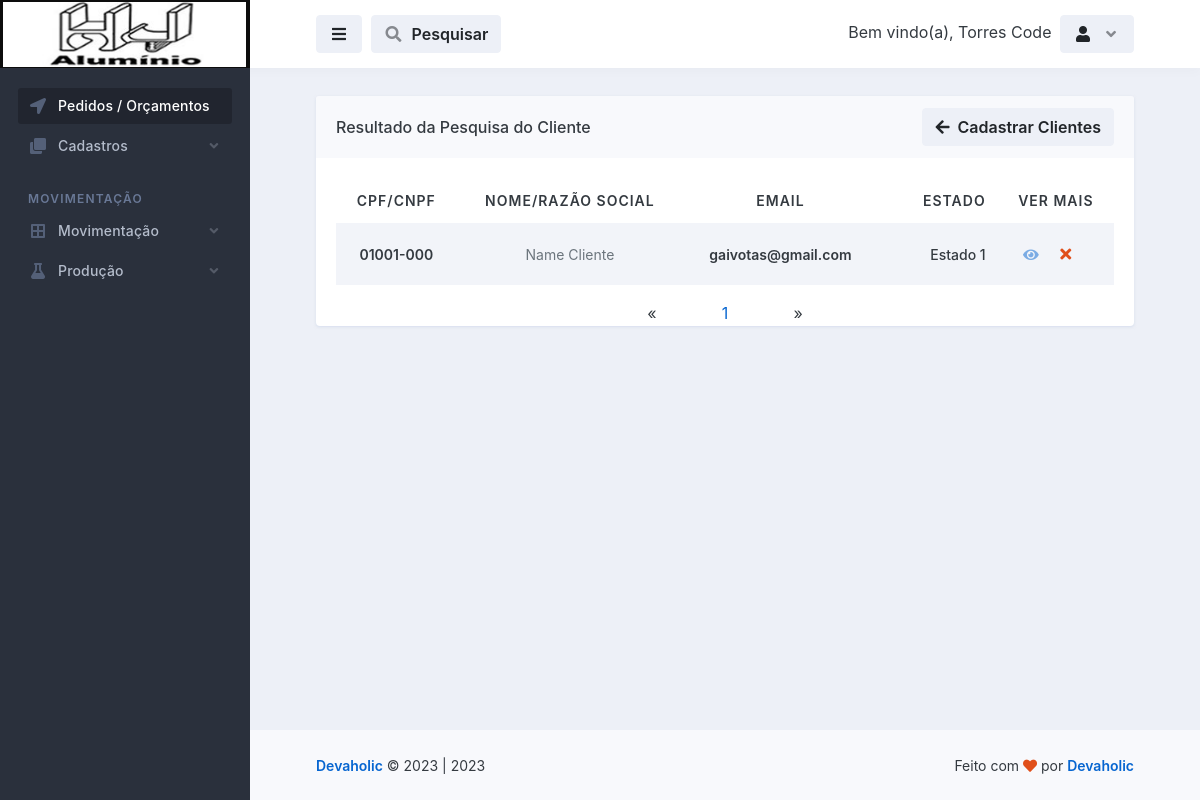
Page /cadastros/pesquisar_clientes.php?pesquisar=01001-000 (signed in) on the committed database.
### tables this page shows
CREATE TABLE `logado` (
  `id` int(11) NOT NULL,
  `nome` varchar(50) NOT NULL,
  `email` varchar(100) NOT NULL,
  `senha` varchar(50) NOT NULL,
  `parceiro_colaborador` varchar(100) NOT NULL,
  `cpf` int(100) NOT NULL,
  `rg` int(20) NOT NULL,
  `cep` int(20) NOT NULL,
  `endereco` varchar(100) NOT NULL,
  `telefone` varchar(50) NOT NULL,
  `complemento` varchar(100) NOT NULL,
  `bairro` varchar(100) NOT NULL,
  `cidade` varchar(100) NOT NULL,
  `uf` varchar(20) NOT NULL,
  `nascimento` varchar(100) NOT NULL,
  `nivel` varchar(20) NOT NULL
);

CREATE TABLE `clientes` (
  `id` int(11) NOT NULL,
  `cpf_cnpj` varchar(50) NOT NULL,
  `nome_razao_socil` varchar(50) NOT NULL,
  `contato` varchar(20) NOT NULL,
  `telefone` varchar(20) NOT NULL,
  `celular` varchar(20) NOT NULL,
  `email` varchar(50) NOT NULL,
  `senha` varchar(20) NOT NULL,
  `cep` varchar(20) NOT NULL,
  `rua` varchar(100) NOT NULL,
  `numero` varchar(20) NOT NULL,
  `complemento` varchar(100) NOT NULL,
  `bairro` varchar(100) NOT NULL,
  `cidade` varchar(100) NOT NULL,
  `estado` varchar(100) NOT NULL
);

### database.php (called while the page is built, shortened)
<?php
    class database
    {
        public $server = 'localhost';
        public $user = 'hjalum89_maxi';
        public $pass = 'HjAluminio123';
        public $bdn = 'hjalum89_Maxi';
        public function __construct()
        {
            try{
            $this->conn = new PDO('mysql:host='.$this->server.'; dbname='.$this->bdn, $this->user, $this->pass);
            } catch(PDOException $e){
                echo "Error $e";
            }
        }
    }
?>

### controllers/controllers_clientes.php (called while the page is built, shortened)
<?php
    include "../database.php";
class controllers_clientes extends database
{
    public function selecionar_clientes()
    {
        $selecionar_clientes = $this->conn->prepare("SELECT * FROM clientes ORDER BY id DESC");
        $selecionar_clientes->execute();
        $result_clientes = $selecionar_clientes->fetchAll(PDO::FETCH_ASSOC);
        return $result_clientes;
    }
}
?>

### cadastros/pesquisar_clientes.php (the view, shortened to what this page needs)
<?php
    require_once "../config.php";
    $pagina = (isset($_GET['pagina']))? $_GET['pagina'] : 1;
    if(!isset($_GET['pesquisar'])){
        header("Location: visualizar_clientes.php");
    }else{
        $valor_pesquisar = $_GET['pesquisar'];
    }
    $conn = mysqli_connect($DBHOST, $DBUSER, $DBPASS, $DBNAME);
    $result_curso = "SELECT * FROM clientes WHERE cpf_cnpj LIKE '%$valor_pesquisar%'";
    $resultado_curso = mysqli_query($conn, $result_curso);
    $total_clientes = mysqli_num_rows($resultado_curso);
    $quantidade_pg = 1;
    $num_pagina = ceil($total_clientes/$quantidade_pg);
    $incio = ($quantidade_pg*$pagina)-$quantidade_pg;
    $result_clientes = "SELECT * FROM clientes WHERE cpf_cnpj LIKE '%$valor_pesquisar%' limit $incio, $quantidade_pg";
    $resultado_clientes = mysqli_query($conn, $result_clientes);
?>
<!doctype html>
<html lang="en">
  <head>
    <link rel="stylesheet" id="css-main" href="../assets/css/dashmix.min.css">
  </head>
  <body>
    <div id="page-container" class="sidebar-o sidebar-dark enable-page-overlay side-scroll page-header-fixed main-content-narrow">
    <?php require_once "../template/sidebar.php" ?>
<header id="page-header">
    <div class="content-header">
    <div class="space-x-1">
        <button type="button" class="btn btn-alt-secondary" data-toggle="layout" data-action="sidebar_toggle">
        <i class="fa fa-fw fa-bars"></i>
        </button>
            <button type="button" class="btn btn-alt-secondary" data-toggle="layout" data-action="header_search_on">
              <i class="fa fa-fw opacity-50 fa-search"></i> <span class="ms-1 d-none d-sm-inline-block">Pesquisar</span>
            </button>
    </div>
    <?php require_once "../template/btn_logout.php"; ?>
    </div>
</header>
      <main id="main-container">
        <div class="content content-full content-boxed">
          <div class="row">
            <div class="col-md-12">
              <div class="block block-rounded block-mode-loading-refresh">
                <div class="block-header block-header-default">
                  <h3 class="block-title">
                    Resultado da Pesquisa do Cliente
                  </h3>
                  <a class="btn btn-alt-secondary" href="clientes.php">
                    <i class="fa fa-arrow-left me-1"></i> Cadastrar Clientes
                  </a>
                </div>
                <div class="block-content">
                  <table class="table table-striped table-hover table-borderless table-vcenter fs-sm">
                  <?php
                    require_once "../controllers/controllers_clientes.php";
                    $selecionar_clientes = new controllers_clientes();
                    $resul_clientes = $selecionar_clientes->selecionar_clientes();
                    if(count($resul_clientes) > 0)
                    { ?>
                    <thead style="text-align: center;">
                      <tr class="text-uppercase">
                        <th>CPF/CNPF</th>
                        <th class="d-none d-xl-table-cell">Nome/Razão Social</th>
                        <th>Email</th>
                        <th class="d-none d-sm-table-cell text-end" style="width: 120px;">Estado</th>
                        <th>Ver Mais</th>
                      </tr>
                    </thead>
                    <?php } ?>
                    <tbody style="text-align: center;">
                        <?php
                            require_once "../controllers/controllers_clientes.php";
                            $selecionar_clientes = new controllers_clientes();
                            $resul_clientes = $selecionar_clientes->selecionar_clientes();
                            if(count($resul_clientes) > 0)
                            {
                              while($row_clientes = mysqli_fetch_assoc($resultado_clientes)){ ?>
                              <tr>
                                  <td>
                                      <span class="fw-semibold"><?php echo $row_clientes['cpf_cnpj']; ?></span>
                                  </td>
                                  <td class="d-none d-xl-table-cell">
                                      <span class="fs-sm text-muted"><?php echo $row_clientes['nome_razao_socil']; ?></span>
                                  </td>
                                  <td>
                                      <span class="fw-semibold"><?php echo $row_clientes['email']; ?></span>
                                  </td>
                                  <td class="d-none d-sm-table-cell text-end fw-medium">
                                  <?php echo $row_clientes['estado']; ?>
                                  </td>
                                  <td class="text-center text-nowrap fw-medium" style="display: flex; justify-content: center; align-items: center;">
                                      <a href="vermais_clientes.php?view_clientes=<?php $idCriptografado = base64_encode($row_clientes['id']); echo $idCriptografado; ?>">
                                          <i class="fa fa-eye me-1 opacity-50"></i>
                                      </a>
                                      <?php
                                       echo "<button class='btn' onclick='abrirModal(".$row_clientes['id'].")'><i class='fa fa-fw fa-times text-danger'></i></button>";
                                      ?>
                                  </td>
                              </tr>
                        <?php } } else{ echo "<h1>Nenhum registo encontrado!</h1>"; } ?>
                    </tbody>
                  </table>
                  <?php
                  $pagina_anterior = $pagina - 1;
                  $pagina_posterior = $pagina + 1;
                ?>
                <nav class="text-center">
                  <ul class="pagination" style="display: flex; align-items: center; justify-content: space-between; width: 20%; margin: auto;">
                    <li>
                      <?php
                      if($pagina_anterior != 0){ ?>
                        <a href="visualizar_clientes.php?pagina=<?php echo $pagina_anterior; ?>" aria-label="Previous">
                          <span aria-hidden="true">&laquo;</span>
                        </a>
                      <?php }else{ ?>
                        <span aria-hidden="true">&laquo;</span>
                      <?php }  ?>
                    </li>
                    <?php
                    for($i = 1; $i < $num_pagina + 1; $i++){ ?>
                      <li><a href="visualizar_clientes.php?pagina=<?php echo $i; ?>"><?php echo $i; ?></a>
                      </li>
                    <?php } ?>
                    <li>
                      <?php
                      if($pagina_posterior <= $num_pagina){ ?>
                        <a href="visualizar_clientes.php?pagina=<?php echo $pagina_posterior; ?>" aria-label="Previous">
                          <span aria-hidden="true">&raquo;</span>
                        </a>
                      <?php }else{ ?>
                        <span aria-hidden="true">&raquo;</span>
                      <?php }  ?>
                    </li>
                  </ul>
                </nav>
                </div>
                </div>
              </div>
        </div>
      </main>
      <?php require_once "../template/footer.php" ?>
    </div>
  </body>
</html>

### template/btn_logout.php (shortened to what this page needs)
<?php
    include "../conexao-bd.php";
    $email = $_SESSION['email'];
    $selecinarUserLogado = $conn->prepare("SELECT * FROM logado WHERE email = :email");
    $selecinarUserLogado->bindValue(':email', $email);
    $selecinarUserLogado->execute();
    $row = $selecinarUserLogado->fetch(PDO::FETCH_ASSOC);
?>
<div class="space-x-1">
    <div class="dropdown d-inline-block">
        <span class="d-sm-inline-block">Bem vindo(a), <?php echo $row['nome']; ?></span>
    </div>
    <div class="dropdown d-inline-block">
    <button type="button" class="btn btn-alt-secondary" id="page-header-user-dropdown" data-bs-toggle="dropdown" aria-haspopup="true" aria-expanded="false">
        <i class="fa fa-fw fa-user"></i>
        <i class="fa fa-fw fa-angle-down opacity-50 ms-1 d-none d-sm-inline-block"></i>
    </button>
    </div>
</div>

### rows in the picture
logado: nome "Torres Code"
clientes: cpf_cnpj "01001-000", nome_razao_socil "Name Cliente", email "gaivotas@gmail.com", estado "Estado 1"

### other values in the picture
Date('Y') "2023"
